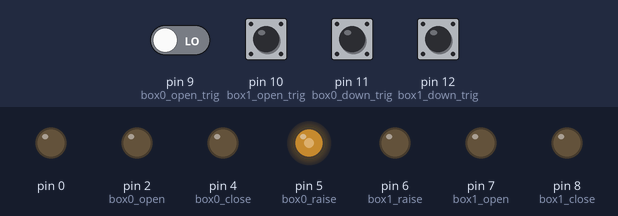
A sketch run on a simulated Arduino Uno, built with avr-gcc and run on an emulated ATmega328P. On the bench: output pins drawn as LEDs (lit = HIGH). The inputs (shaded band) are chosen by the test bench; at power-on: pin 9 (box0_open_trig), pin 10 (box1_open_trig), pin 11 (box0_down_trig), pin 12 (box1_down_trig) LOW.

Above: at 1.2 s.
1.3 s: pin 9 (box0_open_trig) driven HIGH
At 2.5 s:
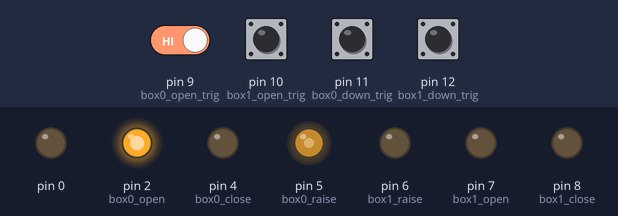
2.8 s: pin 12 (box1_down_trig) pulled HIGH for 0.15 s
At 3.8 s:
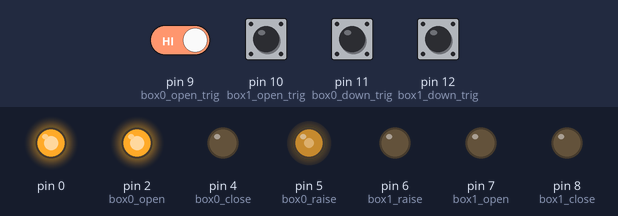
4.4 s: pin 10 (box1_open_trig) pulsed HIGH 2 times (0.12 s each, 0.3 s apart)
Timing chart, 0 to 7.4 s (numbered marks = the images above; inputs shaded):
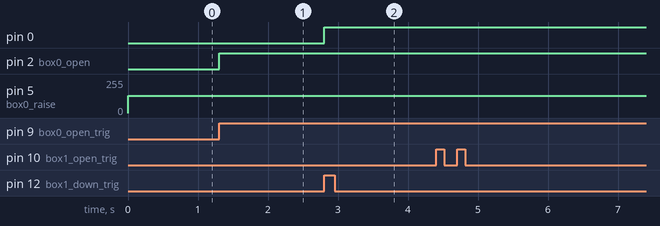

Measured:
- after the input at 1.3 s, pin 2 (box0_open): LOW → HIGH at once
- after the input at 2.8 s, pin 0: LOW → HIGH at once

The sketch:

SupplyStation.ino
```cpp
#include "Station.h"
// define output pins
#define box0_raise 5 // pwm
#define box1_raise 6 // pwm
#define box0_open 2
#define box0_close 4
#define box1_open 7
#define box1_close 8
#define box0_servo_pin 13
#define box1_servo_pin 14
// define input pins
#define box0_open_trig 9
#define box1_open_trig 10
#define box0_down_trig 11
#define box1_down_trig 12

Box box0;
Box box1;

void setup() {
  pinMode(box0_raise, OUTPUT);
  pinMode(box1_raise, OUTPUT);
  pinMode(box0_open, OUTPUT);
  pinMode(box0_close, OUTPUT);
  pinMode(box1_open, OUTPUT);
  pinMode(box1_close, OUTPUT);
  pinMode(box0_open_trig, INPUT);
  pinMode(box1_open_trig, INPUT);
  box0.box_position = BOXDOWN;
  box0.raise_pin = box0_raise;
  box0.open_pin = box0_open;
  box0.close_pin = box0_close;
  box0.box_position = BOXDOWN;
  box0.raise_pin = box0_raise;
  box0.open_pin = box0_open;
  box0.close_pin = box0_close;
}

void loop() {
  check_job(box0); check_job(box1);
  if (digitalRead(box0_open_trig) == HIGH) open_box(box0);
  if (digitalRead(box1_open_trig) == HIGH) open_box(box1);
  if (digitalRead(box0_down_trig) == HIGH) drop_box(box0);
  else raise_box(box0);
  if (digitalRead(box1_down_trig) == HIGH) drop_box(box1);
  else raise_box(box1);
}
```

Station.cpp
```cpp
#include "Station.h"

// check status for one box.
void check_job(Box box) {
  switch (box.status) {
		case OPENING:
			if (millis() - box.start_time > open_time) {
				digitalWrite(box.open_pin, LOW);
				box.status = OPENED;
				box.door_position = OPENED;
				box.start_time = millis();
			}
		break;
		case OPENED:
			if (millis() - box.start_time > open_keep_time) {
				close_box(box);
			}
		break;
		case CLOSING:
			if (millis() - box.start_time > close_time) {
				digitalWrite(box.close_pin, LOW);
				box.status = CLOSED;
				box.door_position = CLOSED;
				box.start_time = millis();
			}
		break;
		case RAISING:
			if (millis() - box.start_time > raise_time) {
				analogWrite(box.raise_pin, inst2PWM(0));
				box.status = UP;
				box.box_position = BOXUP;
				box.start_time = millis();
			}
		break;
		case DROPPING:
			if (millis() - box.start_time > raise_time) {
				analogWrite(box.raise_pin, inst2PWM(0));
				box.status = DOWN;
				box.box_position = BOXDOWN;
				box.start_time = millis();
			}
		break;
  }
}

bool is_working(Box box) {
	return (box.status == OPENING || box.status == CLOSING\
		|| box.status == RAISING || box.status == DROPPING);
}
float inst2PWM(int inst) {
	return 128;
}

void open_box(Box box) {
	if (is_working(box) || box.door_position == OPENED) return;
  digitalWrite(box.close_pin, LOW);
	digitalWrite(box.open_pin, HIGH);
	box.status = OPENING;
	box.start_time = millis();
}
void close_box(Box box) {
	if (is_working(box) || box.door_position == CLOSED) return;
  digitalWrite(box.open_pin, LOW);
	digitalWrite(box.close_pin, HIGH);
	box.status = CLOSING;
	box.start_time = millis();
}

void raise_box(Box box) {
  if (is_working(box) || box.box_position == BOXUP) return;
  analogWrite(box.raise_pin, inst2PWM(1));
	box.status = RAISING;
	box.start_time = millis();
}
void drop_box(Box box) {
  if (is_working(box) || box.box_position == BOXDOWN) return;
  analogWrite(box.raise_pin, inst2PWM(-1));
	box.status = DROPPING;
	box.start_time = millis();
}
```

Station.h
```cpp
#include <Arduino.h>
#include <Servo.h>

// define the waiting times
#define open_time 1000
#define open_keep_time 500
#define close_time 1000
#define raise_time 5000
#define drop_time 5000

// define box Box
#define CLOSED 0
#define OPENING 1
#define CLOSING -1
#define OPENED 2

#define DOWN 5
#define RAISING 6
#define UP 7
#define DROPPING 8
#define BOXUP false
#define BOXDOWN true
// a Box of one box
// The start time is always the start time of the coresponding Box
typedef struct Box {
	short raise_pin; // the pin number of raising box
	short open_pin; // the pin number of open the box
	short close_pin; // the pin number of close the box

  bool box_position;
	bool door_position;
  short status;
  unsigned long start_time;

	Servo blender;
} Box;
// check if any motor is working
bool is_working(Box);
// change instruction into PWM portion
// 1 and -1 for two instruction, 0 for stop
float inst2PWM(int inst);

// check Status for one box.
void check_job(Box box);

// deploy the jobs
void open_box(Box box);
void close_box(Box box);

void raise_box(Box box);
void stop_box(Box box);
void drop_box(Box box);
```
